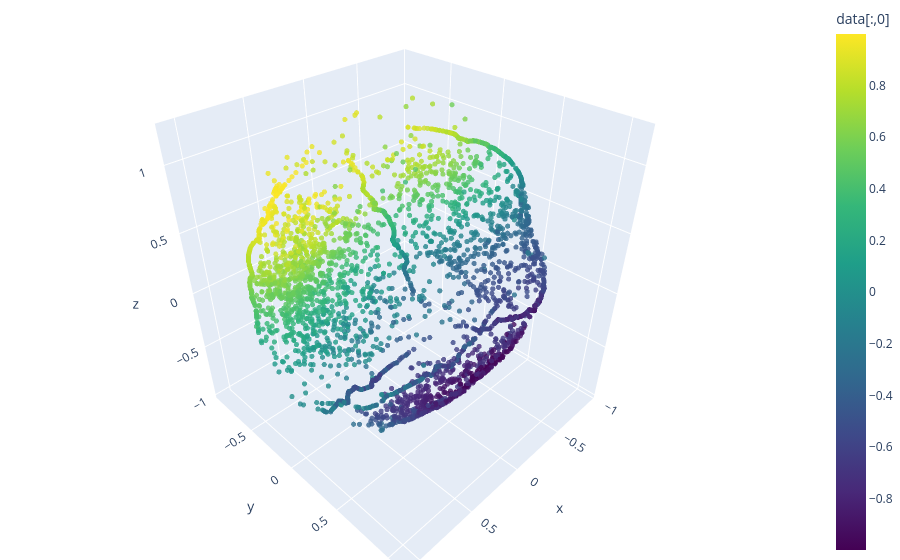

The notebook cell this image was saved under:
### Code cell
import plotly.graph_objects as go

# plot
fig = go.Figure(
    data=[
        go.Scatter3d(
            x=Y[:,0],
            y=Y[:,1],
            z=Y[:,2],
            mode='markers',
            marker=dict(
                size=3,
                color=data[:,0],
                colorscale='Viridis',
                opacity=0.8,
                colorbar=dict(
                    title="data[:,0]"
                )
            )
        )
    ]
)

fig.update_layout(
    scene=dict(
        aspectmode='data'
    ),
    margin=dict(l=0, r=0, b=0, t=0)
)

fig.show()

### Figure 1 — Plotly figure (JSON) as saved in the notebook; plotly's stock layout.template omitted (floating-point values rounded to 4 significant figures; data arrays with more than 128 entries replaced by an {"elided": "..."} marker saying what was removed)
{"data": [{"marker": {"color": {"elided": "4000 float values"}, "colorbar": {"title": {"text": "data[:,0]"}}, "colorscale": [[0, "#440154"], [0.1111, "#482878"], [0.2222, "#3e4989"], [0.3333, "#31688e"], [0.4444, "#26828e"], [0.5556, "#1f9e89"], [0.6667, "#35b779"], [0.7778, "#6ece58"], [0.8889, "#b5de2b"], [1, "#fde725"]], "opacity": 0.8, "size": 3}, "mode": "markers", "type": "scatter3d", "x": {"elided": "4000 float values"}, "y": {"elided": "4000 float values"}, "z": {"elided": "4000 float values"}}], "layout": {"margin": {"b": 0, "l": 0, "r": 0, "t": 0}, "scene": {"aspectmode": "data"}}}
